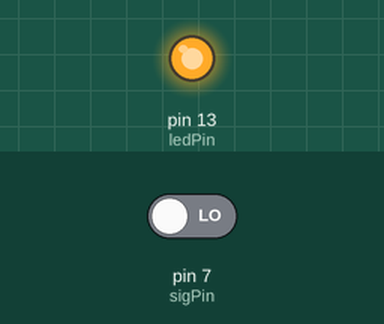
A sketch run on a simulated Arduino Uno, built with avr-gcc and run on an emulated ATmega328P. On the bench: output pins drawn as LEDs (lit = HIGH). The inputs (shaded band) are chosen by the test bench; at power-on: pin 7 (sigPin) LOW.

Above: at 1.2 s.
1.3 s: pin 7 (sigPin) driven HIGH
At 2.2 s:
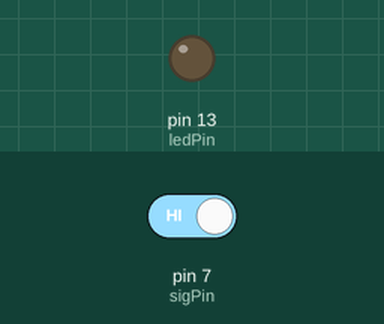
2.8 s: pin 7 (sigPin) driven LOW
At 3.4 s:
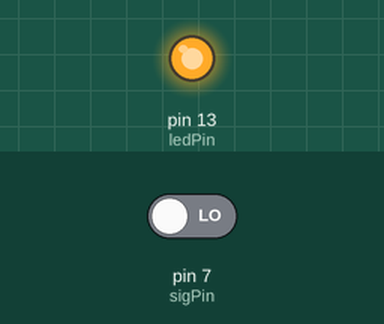
Timing chart, 0 to 5.8 s (numbered marks = the images above; inputs shaded):
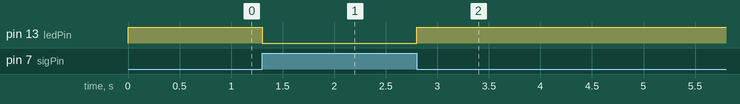

The sketch:

tiltSwitch.ino
```cpp
const int sigPin = 7;     // the number of the tilt switch pin
const int ledPin =  13;      // the number of the LED pin

// variables will change:
boolean sigState = 0;         // variable for reading the tilt switch status

void setup()
{
  // initialize the LED pin as an output:
  pinMode(ledPin, OUTPUT);
  // initialize the tilt switch pin as an input:
  pinMode(sigPin, INPUT);
}

void loop()
{
  // read the state of the tilt switch value:
  sigState = digitalRead(sigPin);

  if (sigState == HIGH)
  {
    // turn LED on:
    digitalWrite(ledPin, LOW);
  }
  else
  {
    // turn LED off:
    digitalWrite(ledPin, HIGH);
  }
}
```

Measured:
- after the input at 1.3 s, pin 13 (ledPin): HIGH → LOW at once
- after the input at 2.8 s, pin 13 (ledPin): LOW → HIGH at once
